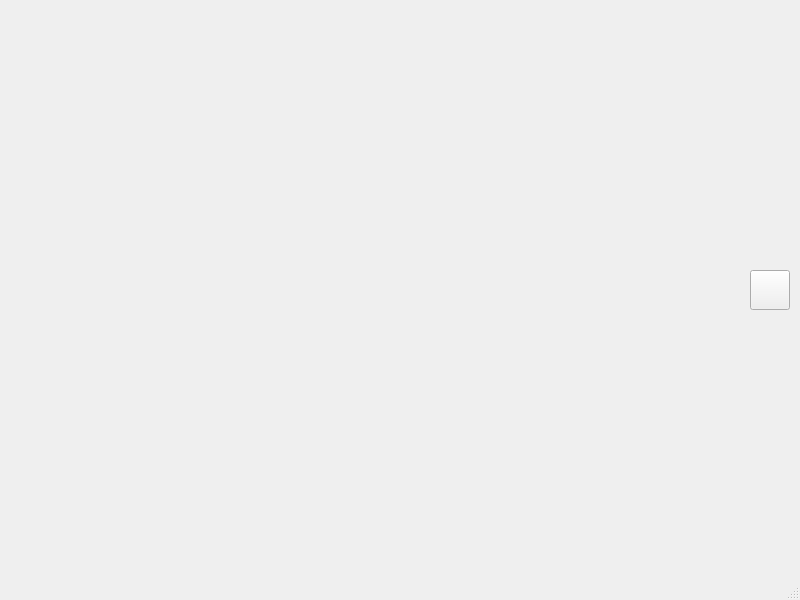
<?xml version="1.0" encoding="UTF-8"?>
<ui version="4.0">
 <class>MainWindow</class>
 <widget class="QMainWindow" name="MainWindow">
  <property name="geometry">
   <rect>
    <x>0</x>
    <y>0</y>
    <width>800</width>
    <height>600</height>
   </rect>
  </property>
  <property name="windowTitle">
   <string>MainWindow</string>
  </property>
  <widget class="QWidget" name="centralwidget">
   <widget class="QPushButton" name="pb">
    <property name="geometry">
     <rect>
      <x>750</x>
      <y>270</y>
      <width>40</width>
      <height>40</height>
     </rect>
    </property>
    <property name="toolTip">
     <string>0,1</string>
    </property>
    <property name="text">
     <string/>
    </property>
    <property name="icon">
     <iconset>
      <normaloff>0.png</normaloff>0.png</iconset>
    </property>
    <property name="iconSize">
     <size>
      <width>40</width>
      <height>40</height>
     </size>
    </property>
   </widget>
  </widget>
  <widget class="QMenuBar" name="menubar">
   <property name="geometry">
    <rect>
     <x>0</x>
     <y>0</y>
     <width>800</width>
     <height>21</height>
    </rect>
   </property>
  </widget>
  <widget class="QStatusBar" name="statusbar"/>
 </widget>
 <resources/>
 <connections/>
</ui>
